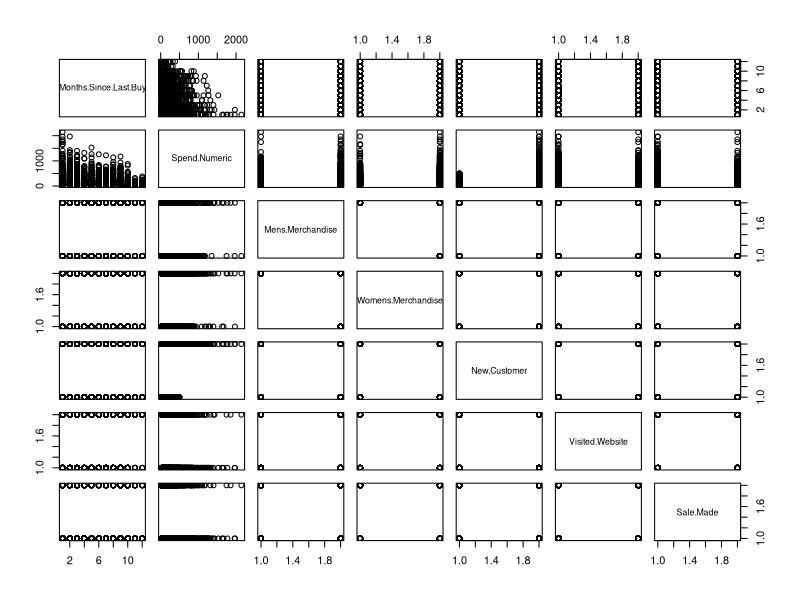
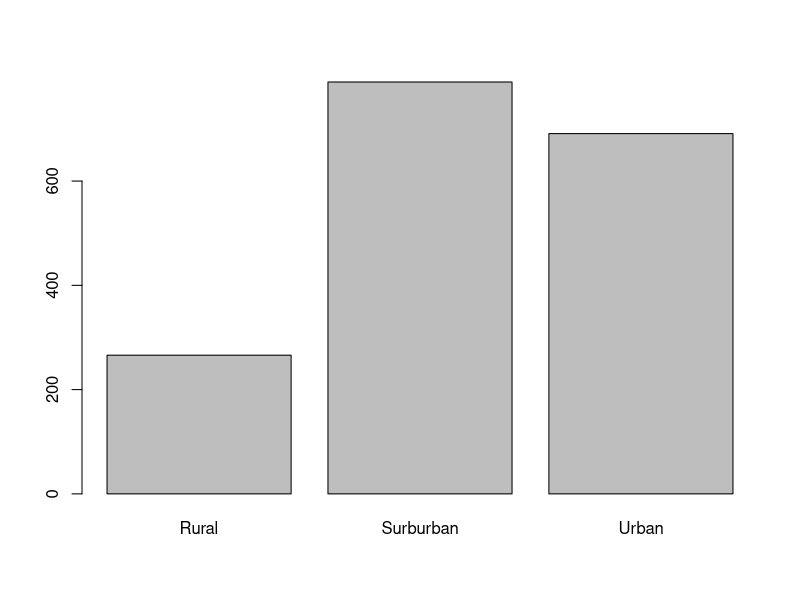
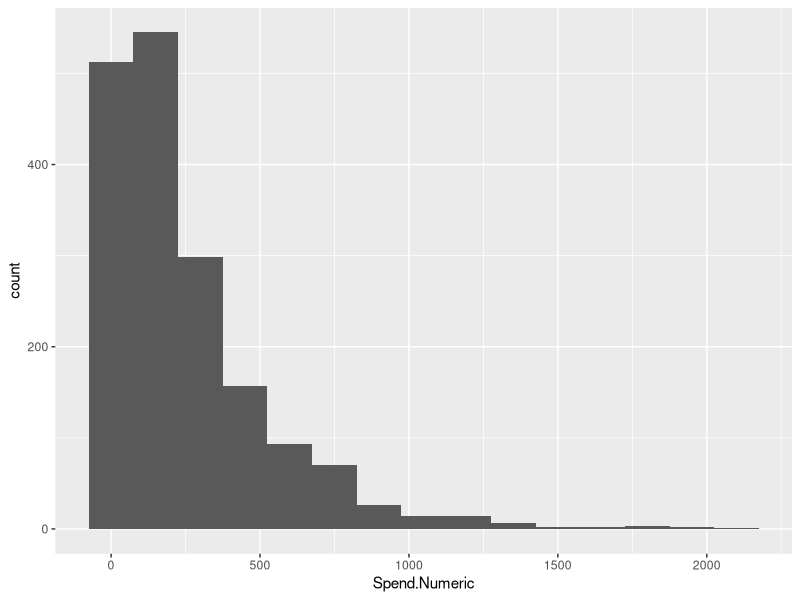
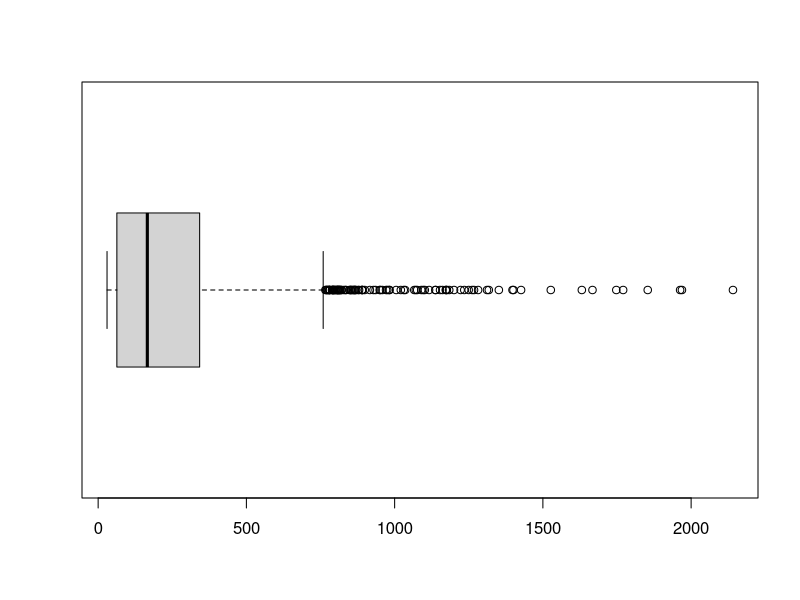

Reproduce these figures in R, in order. (Note: this script raises an error after producing the figures.)
library(dplyr)
library(tidyr)
library(ggplot2)
library(corrplot)
library(caret)
df.retail <- read.csv("Retail_Case_Study_Data.csv")
df.retail$Sale.Made<- as.factor(df.retail$Sale.Made)
df.retail$Mens.Merchandise<- as.factor(df.retail$Mens.Merchandise)
df.retail$Womens.Merchandise<- as.factor(df.retail$Womens.Merchandise)
df.retail$New.Customer<- as.factor(df.retail$New.Customer)
df.retail$Visited.Website<- as.factor(df.retail$Visited.Website)
#head(df.retail)
#there are no nulls
str(df.retail)
table(df.retail$Purchase.Channel)
#take out the customer id and spend category
df.retail = subset(df.retail, select = -c(1,3))
# split input and output 
#x <- df.retail[,1:4] 
#y <- df.retail[,9]
pairs(df.retail[,-c(5,7)])
# very little correlation between the numeric variables
str(df.retail)
barplot(xtabs(~df.retail$Area))
# most users are suburban which means they maybe based where the stores are located
ggplot(df.retail, aes(x=Spend.Numeric)) +
  geom_histogram(binwidth = 150)
boxplot(df.retail$Spend.Numeric, horizontal = TRUE)
#barplot(table(df.retail$Area))
#plot(Spend.Numeric~Purchase.Channel, data=df.retail)
pairs(df.retail[,c(1,2,5,6,7)])
#table(df.retail$Area)
#plot(df.retail$Area ~ df.retail$Spend.Numeric)
# next is data modelling
#split the data into training and test
# create a list of 80% of the rows in the original dataset we can use for training 
validationIndex <- createDataPartition(df.retail$Sale.Made, p=0.80, list=FALSE) 
# select 20% of the data for validation 
validation <- df.retail[-validationIndex,] 
# use the remaining 80% of data to training and testing the models 
df.mydata <- df.retail[validationIndex,]
str(df.mydata)
#create validation harness
trainControl <- trainControl(method="cv", number=10)
metric <- "Accuracy"
# LG 
set.seed(7) 
fit.lg <- train(Sale.Made~., data=df.mydata, method="glm", metric=metric,preProc=c("center", "scale"), trControl=trainControl) 
# GLMNET
set.seed(7) 
fit.glmnet <- train(Sale.Made~., data=df.mydata, method="glmnet", metric=metric,preProc=c("center", "scale"),  trControl=trainControl) 
# LDA 
set.seed(7) 
fit.lda <- train(Sale.Made~., data=df.mydata, method="lda", metric=metric,preProc=c("center", "scale"),  trControl=trainControl) 
# CART 
set.seed(7) 
fit.cart <- train(Sale.Made~., data=df.mydata, method="rpart", metric=metric,preProc=c("center", "scale"),  trControl=trainControl) 
# KNN 
set.seed(7) 
fit.knn <- train(Sale.Made~., data=df.mydata, method="knn", metric=metric,preProc=c("center", "scale"),  trControl=trainControl) 
# NB 
set.seed(7) 
fit.nb <- train(Sale.Made~., data=df.mydata, method="nb", metric=metric, trControl=trainControl) 
# CART 
set.seed(7) 
fit.cart <- train(Sale.Made~., data=df.mydata, method="rpart", metric=metric, trControl=trainControl)
# Compare algorithms 
results <- resamples(list(LG=fit.glm, LDA=fit.lda, GLMNET=fit.glmnet, KNN=fit.knn, CART=fit.cart, NB=fit.nb)) 
summary(results) 
dotplot(results)
